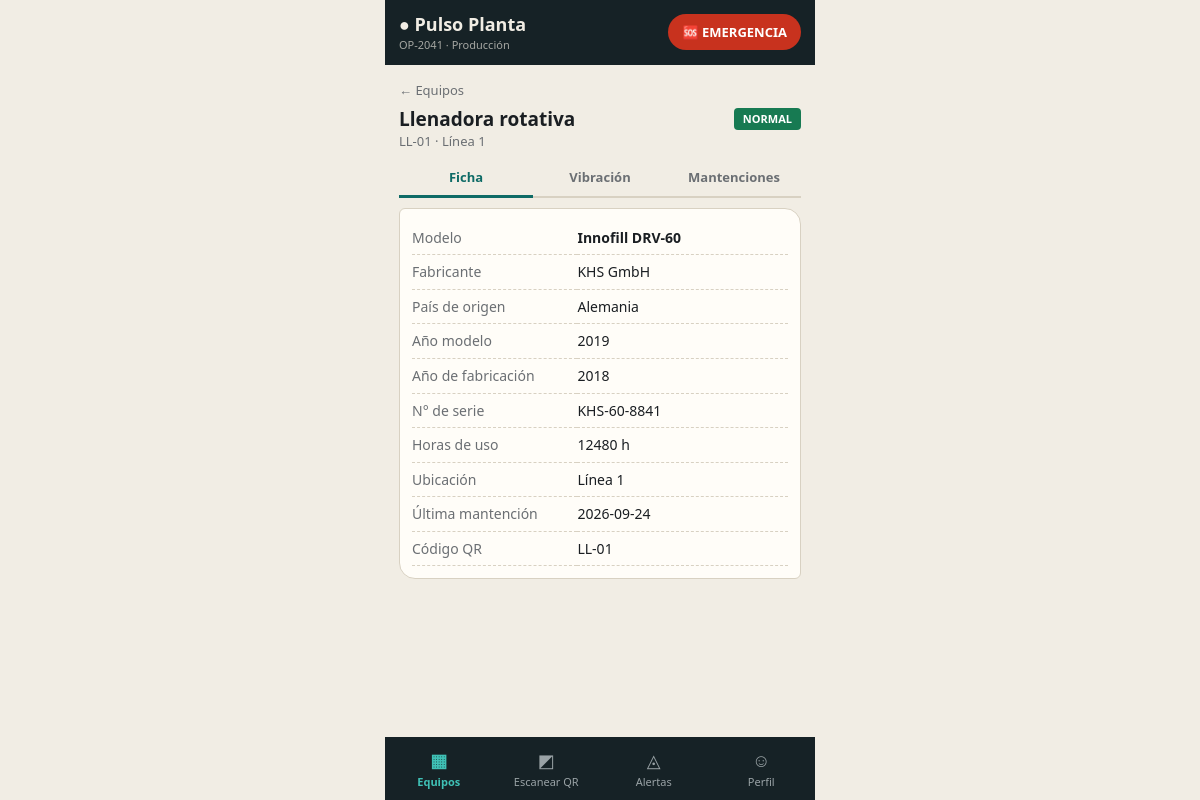
The page /equipo/LL-01 (signed in) on the database its author committed.
### app/models.py (models this page shows)
class Usuario(SQLModel, table=True):
    id: Optional[int] = Field(default=None, primary_key=True)
    codigo: str = Field(index=True, unique=True)  # ID de usuario de planta
    nombre: str
    correo: str  # correo de empresa
    area: str    # área encargada

class Equipo(SQLModel, table=True):
    id: str = Field(primary_key=True)  # lo que va dentro del QR
    nombre: str
    fabricante: str
    modelo: str
    anio_modelo: str
    anio_fab: str
    pais: str
    serie: str
    zona: str
    horas: int = 0
    estado: int = 0  # 0 normal, 1 posible anomalía, 2 falla potencial, 3 técnico en camino
    tecnico: Optional[str] = None

class Mantencion(SQLModel, table=True):
    id: Optional[int] = Field(default=None, primary_key=True)
    equipo_id: str = Field(index=True)
    fecha: str
    tipo: str     # Preventivo / Correctivo / Inspección
    estado: str   # "En proceso" o "Terminado"
    tecnico: str
    nota: str

### app/main.py (the view)
@app.get("/equipo/{eid}")
def detalle(eid: str, request: Request, tab: str = "ficha", u=Depends(user), s: Session = Depends(get_session)):
    e = s.get(Equipo, eid)
    if not e:
        raise HTTPException(404, "Equipo no existe")
    mant = s.exec(select(Mantencion).where(Mantencion.equipo_id == eid).order_by(Mantencion.fecha.desc())).all()
    lect = s.exec(select(Lectura).where(Lectura.equipo_id == eid).order_by(Lectura.id.desc()).limit(24)).all()[::-1]
    return page(request, "detalle.html", u, e=e, mant=mant, sub=tab, ult=ultima(s, eid), pts=puntos(lect),
                rms=lect[-1].rms if lect else 0, ya=y(LIM_ALERTA), yc=y(LIM_CRITICO), tecnicos=TECNICOS,
                eq_id=eid, tab="eq")

### app/templates/detalle.html (shortened to what this page needs)
{% extends "base.html" %}{% block c %}
<a class="mu" href="/">← Equipos</a>
<div class="row" style="margin-top:6px"><h2 style="margin:0;font-size:19px">{{ e.nombre }}</h2><span class="pill e{{ e.estado }}">{{ ESTADOS[e.estado] }}</span></div>
<div class="mu">{{ e.id }} · {{ e.zona }}</div>
<div class="tabs">{% for k,l in [('ficha','Ficha'),('vib','Vibración'),('mant','Mantenciones')] %}<a class="{{ 'on' if sub==k }}" href="?tab={{ k }}">{{ l }}</a>{% endfor %}</div>
{% if sub == 'ficha' %}<div class="card"><table>
<tr><td>Modelo</td><td><b>{{ e.modelo }}</b></td></tr><tr><td>Fabricante</td><td>{{ e.fabricante }}</td></tr>
<tr><td>País de origen</td><td>{{ e.pais }}</td></tr><tr><td>Año modelo</td><td>{{ e.anio_modelo }}</td></tr>
<tr><td>Año de fabricación</td><td>{{ e.anio_fab }}</td></tr><tr><td>N° de serie</td><td>{{ e.serie }}</td></tr>
<tr><td>Horas de uso</td><td>{{ e.horas }} h</td></tr><tr><td>Ubicación</td><td>{{ e.zona }}</td></tr>
<tr><td>Última mantención</td><td>{{ ult }}</td></tr><tr><td>Código QR</td><td>{{ e.id }}</td></tr></table></div>
{% endif %}
{% endblock %}

### app/templates/base.html (shortened to what this page needs)
<!doctype html><html lang="es"><head><meta charset="utf-8">
<link rel="stylesheet" href="/static/style.css"></head><body><div id="app">
{% if u %}<header><div><h1>● Pulso Planta</h1><small>{{ u.codigo }} · {{ u.area }}</small></div>
<button class="sos" onclick="document.getElementById('sos').showModal()">🆘 EMERGENCIA</button></header>{% endif %}
<main>{% if msg %}<div class="toast">{{ msg }}</div>{% endif %}{% block c %}{% endblock %}</main>
{% if u %}<nav>
<a href="/" class="{{ 'on' if tab=='eq' }}"><i>▦</i>Equipos</a>
<a href="/escanear" class="{{ 'on' if tab=='sc' }}"><i>◩</i>Escanear QR</a>
<a href="/alertas" class="{{ 'on' if tab=='al' }}"><i>◬</i>Alertas</a>
<a href="/perfil" class="{{ 'on' if tab=='pf' }}"><i>☺</i>Perfil</a></nav>
{% endif %}
</div></body></html>

### app/static/style.css (style rules this page uses)
:root { --bg:#f1ede4;--card:#fffdf8;--tx:#1a1e22;--mu:#6b6f73;--bd:#d8d1c2;--ok:#177a52;--wa:#d98200;--cr:#c8321e;--ac:#0e6b66;--hd:#162226 }
* { box-sizing:border-box }
body { margin:0;background:var(--bg);color:var(--tx);font:15px/1.4 ui-rounded,"Trebuchet MS",system-ui,sans-serif;display:flex;justify-content:center }
#app { width:100%;max-width:430px;min-height:100vh }
header { background:var(--hd);color:#f1ede4;padding:12px 14px;display:flex;align-items:center;justify-content:space-between }
header h1 { margin:0;font-size:18px }
header small { opacity:.65;display:block;font-size:11px }
main { padding:14px 14px 90px }
a { color:inherit;text-decoration:none }
.card { display:block;background:var(--card);border:1px solid var(--bd);border-radius:6px 16px 6px 16px;padding:12px;margin-bottom:10px }
.row { display:flex;align-items:center;justify-content:space-between;gap:8px }
.mu { color:var(--mu);font-size:13px }
.pill { font-size:11px;font-weight:800;padding:3px 9px;border-radius:4px;color:#fff;text-transform:uppercase }
.pill.e0 { background:var(--ok) }
button,.btn { display:block;text-align:center;font:inherit;font-weight:700;border:0;border-radius:10px;padding:11px 14px;cursor:pointer;background:var(--ac);color:#fff;width:100%;margin-top:8px }
.sos { background:var(--cr);color:#fff;border-radius:99px;padding:9px 14px;width:auto;margin:0;font-size:13px }
nav { position:fixed;bottom:0;left:50%;transform:translateX(-50%);width:100%;max-width:430px;display:flex;background:var(--hd) }
nav a { flex:1;text-align:center;padding:11px 0;font-size:11px;color:#9aa3a6 }
nav a.on { color:#3fc1b6;font-weight:800 }
nav i { display:block;font-style:normal;font-size:18px }
.tabs { display:flex;border-bottom:2px solid var(--bd);margin:10px 0 }
.tabs a { flex:1;text-align:center;padding:8px 0;font-weight:700;color:var(--mu);font-size:13px }
.tabs a.on { color:var(--ac);border-bottom:3px solid var(--ac);margin-bottom:-2px }
table { width:100%;border-collapse:collapse }
td { padding:7px 0;border-bottom:1px dashed var(--bd);font-size:14px }
td:first-child { color:var(--mu);width:44% }

### rows shown on the page
Usuario: codigo "OP-2041", area "Producción"
Equipo: nombre "Llenadora rotativa", estado "NORMAL", id "LL-01", zona "Línea 1", modelo "Innofill DRV-60", fabricante "KHS GmbH", pais "Alemania", anio_modelo "2019", anio_fab "2018", serie "KHS-60-8841", horas "12480"
Mantencion: fecha "2026-09-24"

### other values the page prints
{{ l }} "Ficha" "Vibración" "Mantenciones"
